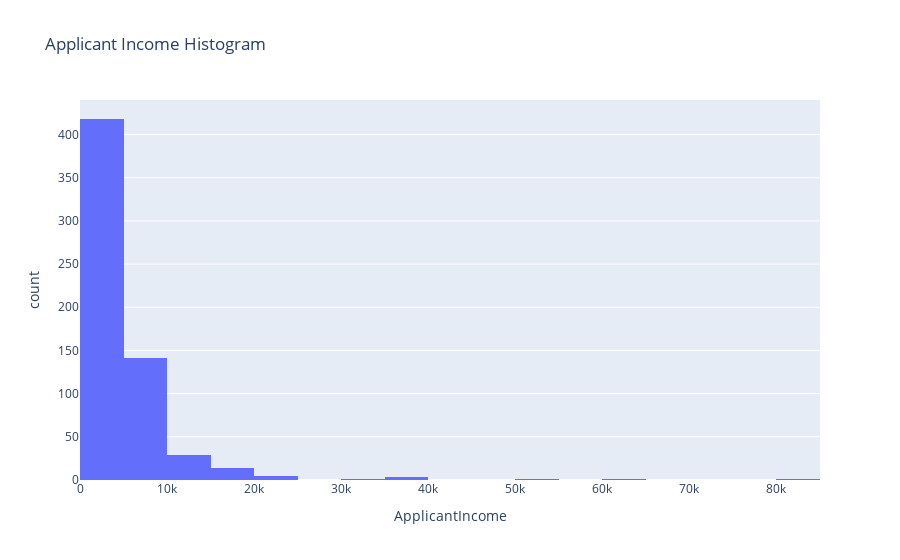

Notebook code for this chart:
### Markdown cell above
### Distribution analysis

Study distribution of various variables. Plot the histogram of ApplicantIncome, try different number of bins.

### Code cell
import plotly.express as px
fig = px.histogram(df, x="ApplicantIncome", nbins=30, title='Applicant Income Histogram')
fig.show()

### Figure 1 — Plotly figure (JSON) as saved in the notebook; plotly's stock layout.template omitted (floating-point values rounded to 4 significant figures; data arrays with more than 128 entries replaced by an {"elided": "..."} marker saying what was removed)
{"data": [{"alignmentgroup": "True", "bingroup": "x", "hovertemplate": "ApplicantIncome=%{x}<br>count=%{y}<extra></extra>", "legendgroup": "", "marker": {"color": "#636efa", "pattern": {"shape": ""}}, "name": "", "nbinsx": 30, "offsetgroup": "", "orientation": "v", "showlegend": false, "type": "histogram", "x": {"elided": "614 int values"}, "xaxis": "x", "yaxis": "y"}], "layout": {"barmode": "relative", "legend": {"tracegroupgap": 0}, "title": {"text": "Applicant Income Histogram"}, "xaxis": {"anchor": "y", "domain": [0, 1], "title": {"text": "ApplicantIncome"}}, "yaxis": {"anchor": "x", "domain": [0, 1], "title": {"text": "count"}}}}
